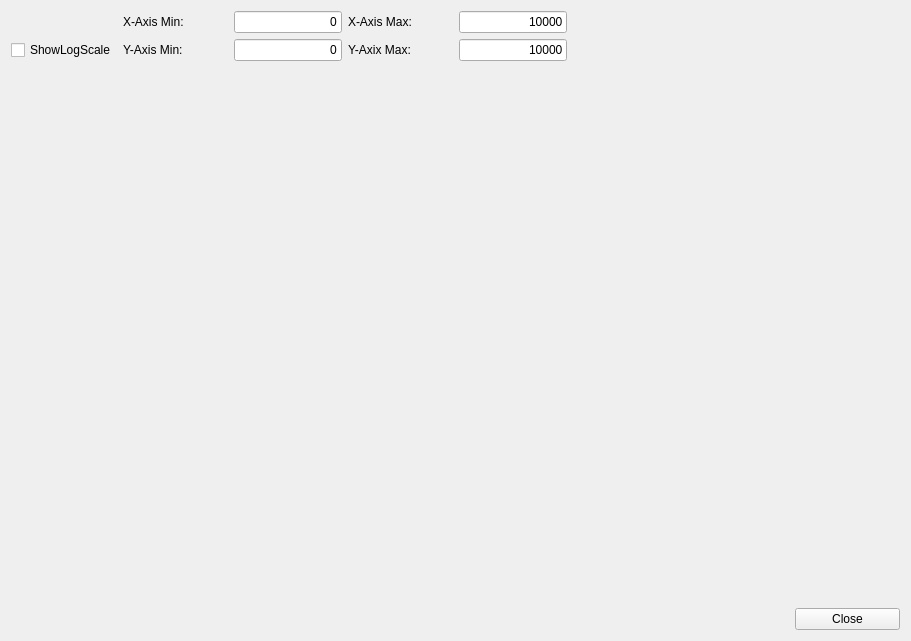
<?xml version="1.0" encoding="UTF-8"?>
<ui version="4.0">
 <class>HistogramGraph</class>
 <widget class="QWidget" name="HistogramGraph">
  <property name="geometry">
   <rect>
    <x>0</x>
    <y>0</y>
    <width>911</width>
    <height>641</height>
   </rect>
  </property>
  <property name="windowTitle">
   <string>FIt results</string>
  </property>
  <layout class="QGridLayout" name="gridLayout">
   <item row="4" column="0" colspan="8">
    <widget class="QCustomPlot" name="histogramPlot" native="true">
     <property name="sizePolicy">
      <sizepolicy hsizetype="Preferred" vsizetype="Preferred">
       <horstretch>10</horstretch>
       <verstretch>10</verstretch>
      </sizepolicy>
     </property>
    </widget>
   </item>
   <item row="5" column="0" colspan="8">
    <widget class="QCustomPlot" name="histogramDiffPlot" native="true">
     <property name="sizePolicy">
      <sizepolicy hsizetype="Preferred" vsizetype="Preferred">
       <horstretch>0</horstretch>
       <verstretch>4</verstretch>
      </sizepolicy>
     </property>
     <property name="layoutDirection">
      <enum>Qt::LeftToRight</enum>
     </property>
     <property name="autoFillBackground">
      <bool>false</bool>
     </property>
    </widget>
   </item>
   <item row="6" column="7">
    <widget class="QPushButton" name="close">
     <property name="text">
      <string>Close</string>
     </property>
    </widget>
   </item>
   <item row="2" column="0">
    <widget class="QCheckBox" name="LogScaleCheck">
     <property name="text">
      <string>ShowLogScale</string>
     </property>
    </widget>
   </item>
   <item row="2" column="1">
    <widget class="QLabel" name="labelYAxisMin">
     <property name="text">
      <string>Y-Axis Min:</string>
     </property>
    </widget>
   </item>
   <item row="0" column="1">
    <widget class="QLabel" name="labelXAxisMin">
     <property name="text">
      <string>X-Axis Min:</string>
     </property>
    </widget>
   </item>
   <item row="0" column="2">
    <widget class="QLineEdit" name="lineEditXAxisMin">
     <property name="sizePolicy">
      <sizepolicy hsizetype="Fixed" vsizetype="Fixed">
       <horstretch>1</horstretch>
       <verstretch>0</verstretch>
      </sizepolicy>
     </property>
     <property name="text">
      <string>0</string>
     </property>
     <property name="maxLength">
      <number>6</number>
     </property>
     <property name="alignment">
      <set>Qt::AlignRight|Qt::AlignTrailing|Qt::AlignVCenter</set>
     </property>
    </widget>
   </item>
   <item row="2" column="2">
    <widget class="QLineEdit" name="lineEditYAxisMin">
     <property name="sizePolicy">
      <sizepolicy hsizetype="Fixed" vsizetype="Fixed">
       <horstretch>0</horstretch>
       <verstretch>0</verstretch>
      </sizepolicy>
     </property>
     <property name="text">
      <string>0</string>
     </property>
     <property name="alignment">
      <set>Qt::AlignRight|Qt::AlignTrailing|Qt::AlignVCenter</set>
     </property>
    </widget>
   </item>
   <item row="0" column="3">
    <widget class="QLabel" name="labelXAxisMax">
     <property name="text">
      <string>X-Axis Max:</string>
     </property>
    </widget>
   </item>
   <item row="2" column="3">
    <widget class="QLabel" name="labelYAxisMax">
     <property name="text">
      <string>Y-Axix Max:</string>
     </property>
    </widget>
   </item>
   <item row="2" column="4">
    <widget class="QLineEdit" name="lineEditYAxisMax">
     <property name="sizePolicy">
      <sizepolicy hsizetype="Fixed" vsizetype="Fixed">
       <horstretch>0</horstretch>
       <verstretch>0</verstretch>
      </sizepolicy>
     </property>
     <property name="text">
      <string>10000</string>
     </property>
     <property name="alignment">
      <set>Qt::AlignRight|Qt::AlignTrailing|Qt::AlignVCenter</set>
     </property>
    </widget>
   </item>
   <item row="0" column="4">
    <widget class="QLineEdit" name="lineEditXAxisMax">
     <property name="sizePolicy">
      <sizepolicy hsizetype="Fixed" vsizetype="Fixed">
       <horstretch>0</horstretch>
       <verstretch>0</verstretch>
      </sizepolicy>
     </property>
     <property name="text">
      <string>10000</string>
     </property>
     <property name="maxLength">
      <number>6</number>
     </property>
     <property name="alignment">
      <set>Qt::AlignRight|Qt::AlignTrailing|Qt::AlignVCenter</set>
     </property>
    </widget>
   </item>
  </layout>
 </widget>
 <customwidgets>
  <customwidget>
   <class>QCustomPlot</class>
   <extends>QWidget</extends>
   <header>qcustomplot.h</header>
   <container>1</container>
  </customwidget>
 </customwidgets>
 <resources/>
 <connections>
  <connection>
   <sender>close</sender>
   <signal>clicked()</signal>
   <receiver>HistogramGraph</receiver>
   <slot>close()</slot>
   <hints>
    <hint type="sourcelabel">
     <x>316</x>
     <y>275</y>
    </hint>
    <hint type="destinationlabel">
     <x>199</x>
     <y>149</y>
    </hint>
   </hints>
  </connection>
 </connections>
</ui>
